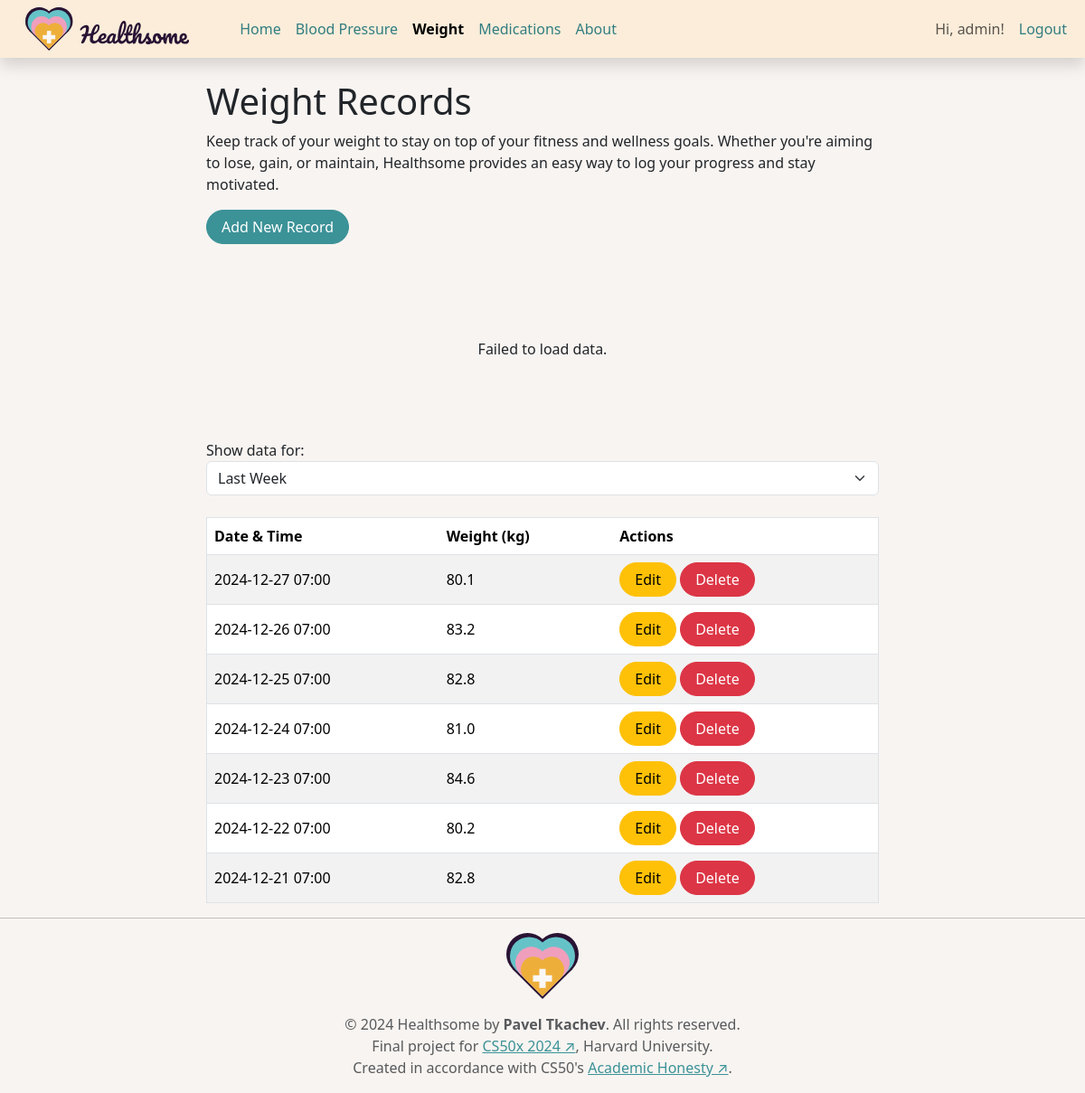
The app's page /weight/ (signed in) with its own data.
### tables this page shows
CREATE TABLE users (
    -- Unique user ID
    id INTEGER PRIMARY KEY AUTOINCREMENT,
    -- Username for login
    username TEXT NOT NULL UNIQUE,
    -- Hashed password for security
    password_hash TEXT NOT NULL
);

CREATE TABLE weight (
    -- Unique record ID
    id INTEGER PRIMARY KEY AUTOINCREMENT,
    -- ID of the user who owns this record
    user_id INTEGER NOT NULL,
    -- Weight value in kilograms
    weight_value REAL NOT NULL,
    -- Date and time of the measurement
    date_time TEXT NOT NULL,
    -- Foreign key linking to users table
    FOREIGN KEY (user_id) REFERENCES users (id)
);

### modules/metrics/weight.py (the view)
@bp.route('/')
def list_records():
    user_id = session.get('user_id')
    if not user_id:
        flash("Please log in to view your records.", "error")
        return redirect(url_for('auth.login'))
    range_option = request.args.get('range', 'last_week')  # Default to 'last_week'
    start_date, end_date = calculate_date_range(range_option)
    query = "SELECT * FROM weight WHERE user_id = ?"
    params = [user_id]
    if start_date:
        query += " AND date_time BETWEEN ? AND ? ORDER BY date_time DESC"
        params.extend([start_date, end_date])
    else:
        query += " ORDER BY date_time DESC"
    records = query_db(query, params)
    return render_template('metrics/weight/list.html', records=records, range_option=range_option)

### helpers/datetime_helpers.py (called while the page is built)
def to_iso_format(dt_str):
    try:
        return datetime.strptime(dt_str, "%Y-%m-%dT%H:%M").strftime("%Y-%m-%d %H:%M")
    except ValueError:
        return dt_str  # Return as-is if the format is invalid

def calculate_date_range(range_option):
    now = datetime.now()
    if range_option == 'last_week':
        start_date = (now - timedelta(days=7)).strftime('%Y-%m-%d 00:00:00')  # Start of 7 days ago
        end_date = now.strftime('%Y-%m-%d 23:59:59')  # End of today
    elif range_option == 'last_month':
        start_date = (now - timedelta(days=30)).strftime('%Y-%m-%d 00:00:00')  # Start of 30 days ago
        end_date = now.strftime('%Y-%m-%d 23:59:59')  # End of today
    else:
        start_date = None  # No start date for 'all_time'
        end_date = None    # No end date for 'all_time'
    return start_date, end_date

### helpers/db_helpers.py (called while the page is built)
def get_db():
    if 'db' not in g:
        g.db = sqlite3.connect(DATABASE)
        g.db.row_factory = sqlite3.Row
    return g.db

def query_db(query, args=(), one=False):
    cur = get_db().execute(query, args)
    rv = cur.fetchall()
    cur.close()
    return (rv[0] if rv else None) if one else rv

### templates/metrics/weight/list.html (shortened to what this page needs)
{% extends "layout.html" %}
{% block body %}
<div class="col-lg-8 mx-auto">
    <h1>Weight Records</h1>
    <p>Keep track of your weight to stay on top of your fitness and wellness goals. Whether you're aiming to lose, gain,
        or maintain, Healthsome provides an easy way to log your progress and stay motivated.</p>
    <a class="btn btn-primary rounded-pill px-3 mb-3" href="{{ url_for('weight.create_record') }}">Add New Record</a>
    {% if records %}
    <div id="chartLoader" class="d-flex justify-content-center align-items-center" style="height: 200px;">
    </div>
    {% endif %}
    <form method="get" class="mb-3">
        <label for="range">Show data for:</label>
        <select id="range" name="range" class="form-select" onchange="this.form.submit()">
            <option value="last_week" {% if range_option=='last_week' %}selected{% endif %}>Last Week</option>
        </select>
    </form>
    <table border="1" class="table table-striped table-hover mt-4">
        <thead>
            <tr>
                <th>Date & Time</th>
                <th>Weight (kg)</th>
                <th>Actions</th>
            </tr>
        </thead>
        <tbody>
            {% for record in records %}
            <tr>
                <td>{{ record.date_time|to_iso_format }}</td>
                <td>{{ record.weight_value }}</td>
                <td>
                    <a class="btn btn-warning rounded-pill px-3"
                        href="{{ url_for('weight.edit_record', record_id=record.id) }}">Edit</a>
                    <form action="{{ url_for('weight.delete_record', record_id=record.id) }}" method="post"
                        style="display:inline;">
                        <button class="btn btn-danger rounded-pill px-3" type="submit"
                            onclick="return confirm('Are you sure?')">Delete</button>
                    </form>
                </td>
            </tr>
            {% endfor %}
        </tbody>
    </table>
</div>
{% endblock %}

### templates/layout.html (shortened to what this page needs)
<!DOCTYPE html>
<html lang="en">
<head>
    <link href="https://cdn.jsdelivr.net/npm/bootstrap@5.3.3/dist/css/bootstrap.min.css" rel="stylesheet"
>
    <link rel="stylesheet" href="{{ url_for('static', filename='css/styles.css') }}">
</head>
<body>
    <header class="navbar navbar-expand-lg bd-navbar sticky-top shadow">
        <nav class="container-xxl bd-gutter flex-wrap flex-lg-nowrap">
            <a class="navbar-brand p-0 ms-3 me-0 me-lg-5 header__logo" href="/">
                <img src="{{ url_for('static', filename='img/LOGO_H.svg') }}" alt="Healthsome Logo">
            </a>
            <div class="offcanvas-lg offcanvas-end flex-grow-1 bg-accent" data-bs-scroll="true" id="bdNavbar">
                {% from "utils/navigation.html" import nav_link %}
                <div class="offcanvas-body p-4 pt-0 p-lg-0">
                    {% if current_user %}
                    <ul class="navbar-nav flex-row flex-wrap bd-navbar-nav justify-content-center">
                        <li class="nav-item col-6 col-lg-auto" data-bs-content="" data-bs-placement="bottom">
                            {{ nav_link('main.index', 'Home') }}
                        </li>
                        <li class="nav-item col-6 col-lg-auto" data-bs-content="" data-bs-placement="bottom">
                            {{ nav_link('blood_pressure.list_records', 'Blood Pressure') }}
                        </li>
                        <li class="nav-item col-6 col-lg-auto" data-bs-content="" data-bs-placement="bottom">
                            {{ nav_link('weight.list_records', 'Weight') }}
                        </li>
                        <li class="nav-item col-6 col-lg-auto" data-bs-content="" data-bs-placement="bottom">
                            {{ nav_link('medications.list_records', 'Medications') }}
                        </li>
                        <li class="nav-item col-6 col-lg-auto" data-bs-content="" data-bs-placement="bottom">
                            {{ nav_link('main.about', 'About') }}
                        </li>
                    </ul>
                    {% endif %}
                    <ul class="navbar-nav flex-row bd-navbar-nav ms-auto">
                        {% if current_user %}
                        <li class="nav-item col-6 col-lg-auto" data-bs-content="" data-bs-placement="bottom">
                            <span class="nav-link py-2 px-0 px-lg-2">Hi, {{ current_user }}!</span>
                        </li>
                        <li class="nav-item col-6 col-lg-auto" data-bs-content="" data-bs-placement="bottom">
                            {{ nav_link('auth.logout', 'Logout') }}
                        </li>
                        {% endif %}
                    </ul>
                </div>
            </div>
        </nav>
    </header>
    <main>
        <div class="container">
            {% block body %}{% endblock %}
        </div>
    </main>
    <footer class="footer mt-auto">
        <hr>
        <a class="d-block my-3 text-decoration-none footer__logo" href="/">
            <img src="{{ url_for('static', filename='img/LOGO_ICON.svg') }}" alt="Healthsome Icon">
        </a>
        <p class="text-center text-muted">
            &copy; 2024 Healthsome by <strong>Pavel Tkachev</strong>. All rights reserved.
            <br>
            Final project for <a href="https://cs50.harvard.edu/x/2024/" target="_blank" rel="noopener noreferrer">CS50x
                2024 ↗</a>,
            Harvard University.
            <br>
            Created in accordance with CS50's <a href="https://cs50.harvard.edu/x/2024/honesty/" target="_blank"
                rel="noopener noreferrer">Academic Honesty ↗</a>.
        </p>
    </footer>
</body>
</html>

### static/css/styles.css (style rules this page uses)
:root { --bs-primary: hsl(183, 44%, 41%); --bs-primary-rgb: 0, 128, 133; }
body { background-color: hsl(26, 33%, 96%); }
header.navbar { background-color: hsl(34, 81%, 92%); }
main { margin-top: 1.5rem; }
.mt-auto { margin-top: auto !important; }
.table { vertical-align: middle; }
#chartLoader { height: 200px; display: flex; justify-content: center; align-items: center; }

### records on screen
users: username "admin"
weight: date_time|to_iso_format "2024-12-27 07:00", weight_value "80.1"
weight: date_time|to_iso_format "2024-12-26 07:00", weight_value "83.2"
weight: date_time|to_iso_format "2024-12-25 07:00", weight_value "82.8"
weight: date_time|to_iso_format "2024-12-24 07:00", weight_value "81.0"
weight: date_time|to_iso_format "2024-12-23 07:00", weight_value "84.6"
weight: date_time|to_iso_format "2024-12-22 07:00", weight_value "80.2"
weight: date_time|to_iso_format "2024-12-21 07:00", weight_value "82.8"

### other values on screen
{{ title }} "Home Blood Pressure Medications About Logout"
{{ title }} "Weight"
